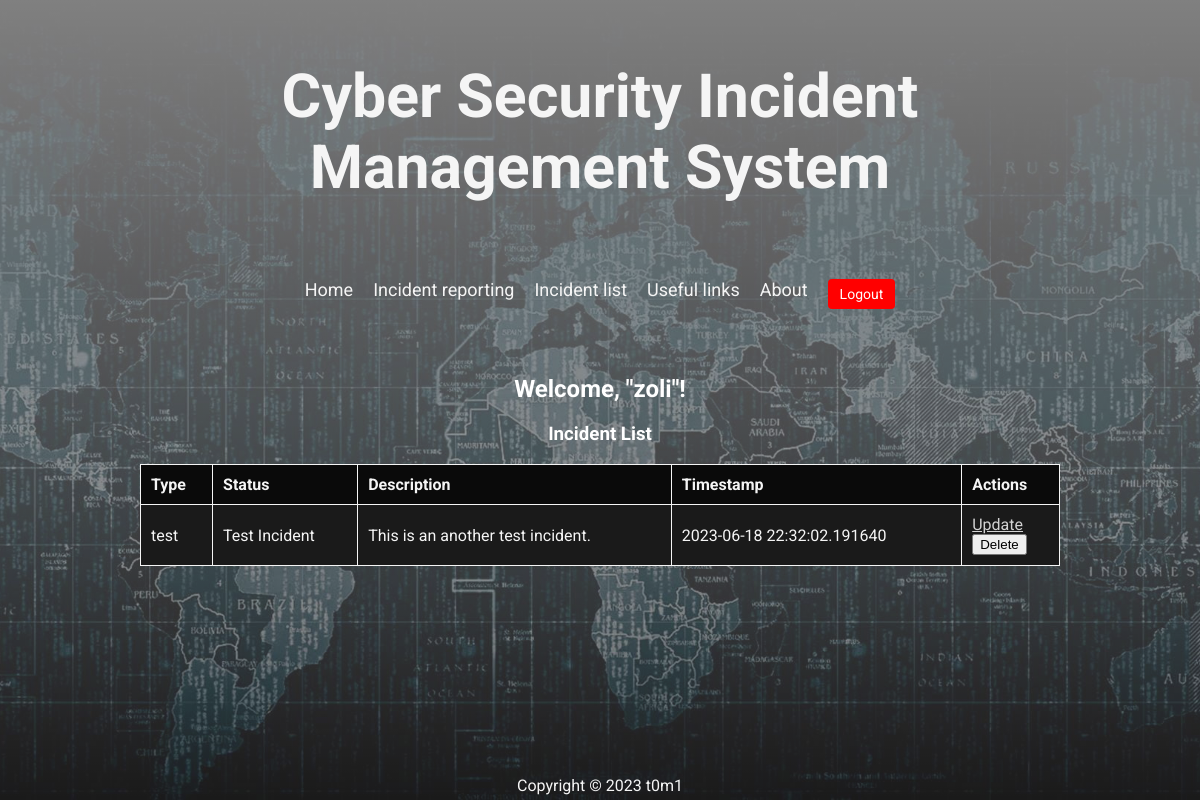
Page /incidentlist (signed in) on the earlier database version.
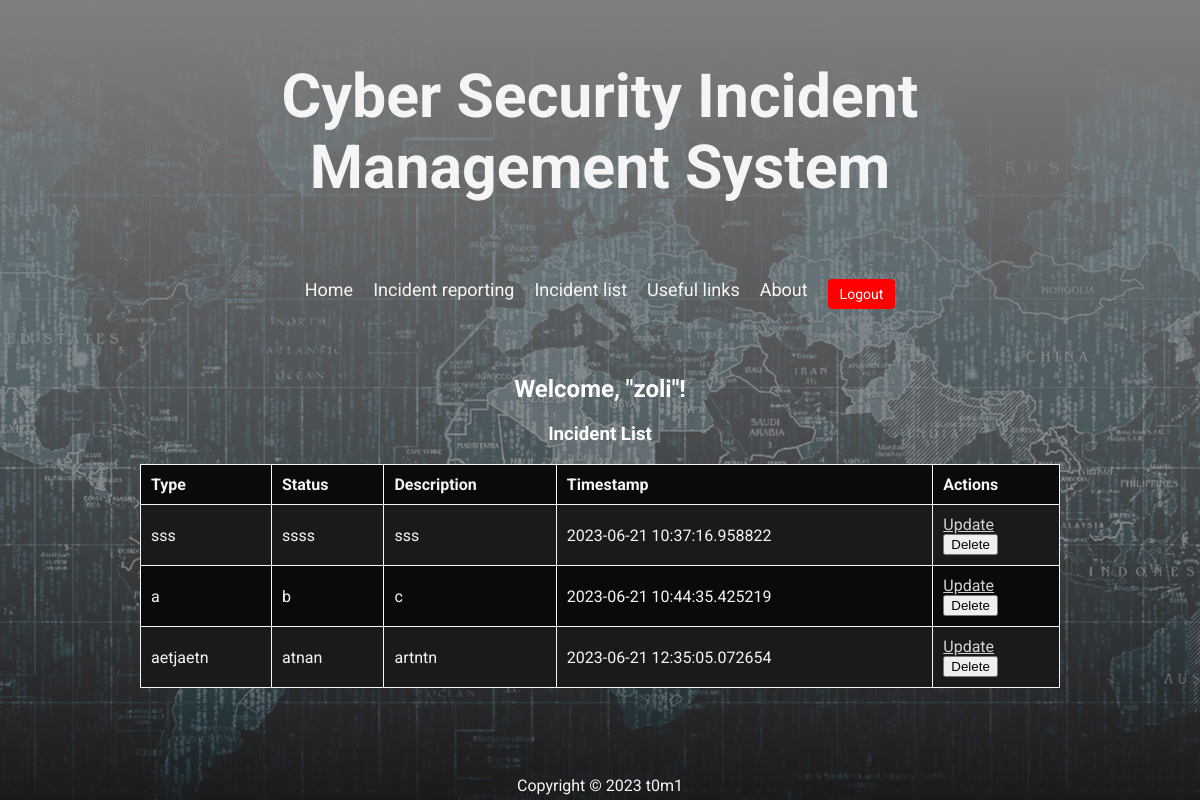
Same page on the later database version.
### models/incident.py (models this page shows, shortened)
class Incident(db.Model, MixinModel):
    __tablename__ = 'incidents'
    id = db.Column(db.Integer, primary_key=True)
    user_id = db.Column(db.Integer, db.ForeignKey('users.id'), nullable=False)
    timestamp = db.Column(db.DateTime, default=datetime.utcnow, nullable=False)
    type = db.Column(db.String(120), nullable=False)
    description = db.Column(db.String(500), nullable=True)
    status = db.Column(db.String(120), nullable=False)

### web_auth.py (the view)
    @app.route('/incidentlist', methods=['GET'])
    @login_required
    def incidentlist():
        incidents = Incident.query.all()  # fetch all incidents from the database
        return render_template('incidents.html.j2', incidents=incidents)  # pass incidents to the template

### web_auth.py (called while the page is built)
@login_manager.user_loader
def load_user(user_id):
    return User.query.get(int(user_id))

### templates/incidents.html.j2
{% extends "base.html" %}
{% block content %}
{% if current_user.is_authenticated %}
    <h2>Welcome, "{{ current_user.username }}"!</h2>
    <h3>Incident List</h3>
    {% if incidents %}
        <table class="incident-table">
            <tr>
                <th>Type</th>
                <th>Status</th>
                <th>Description</th>
                <th>Timestamp</th>
                <th>Actions</th>
            </tr>
        {% for incident in incidents %}
            <tr>
                <td>{{ incident.type }}</td>
                <td>{{ incident.status }}</td>
                <td>{{ incident.description }}</td>
                <td>{{ incident.timestamp }}</td>
                <td>
                    <a href="{{ url_for('update_incident', incident_id=incident.id) }}" class="btn btn-primary">Update</a>
                    <form action="{{ url_for('delete_incident', incident_id=incident.id) }}" method="POST" class="d-inline">
                        <input type="submit" value="Delete" class="btn btn-danger">
                    </form>
                </td>
            </tr>
        {% endfor %}
        </table>
    {% else %}
        <p>No incidents reported yet.</p>
    {% endif %}
{% else %}
    <p>Please log in to continue!</p>
{% endif %}
{% endblock %}

Differences in the rows shown:
removed Incident: type "test", status "Test Incident", description "This is an another test incident.", timestamp "2023-06-18 22:32:02.191640"
added Incident: type "sss", status "ssss", description "sss", timestamp "2023-06-21 10:37:16.958822"
added Incident: type "a", status "b", description "c", timestamp "2023-06-21 10:44:35.425219"
added Incident: type "aetjaetn", status "atnan", description "artntn", timestamp "2023-06-21 12:35:05.072654"
